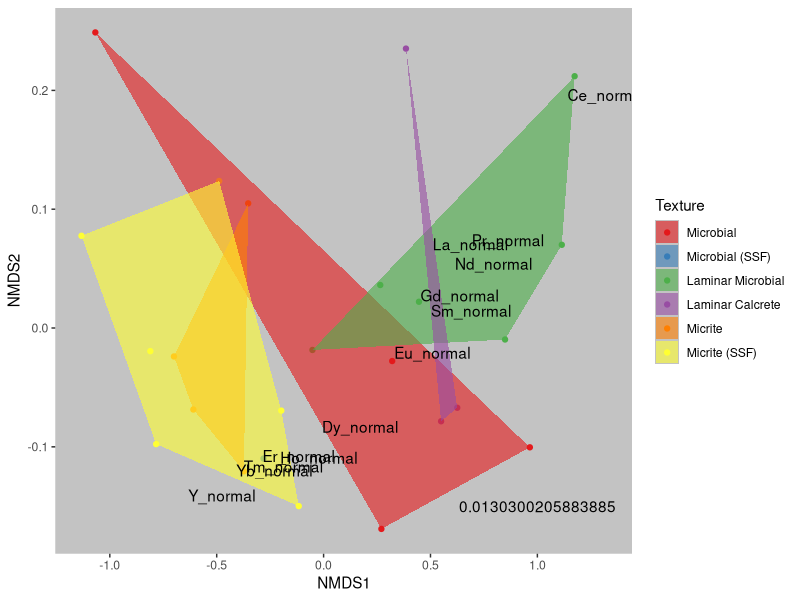

This figure's R source:
## ---- chunk 1
knitr::opts_chunk$set(echo = TRUE)
library(tidyverse)
library(readxl)
library(vegan)
## ---- chunk 2
all_data <- read_excel("ree_data_r.xlsx", 1)
cement_data <- read_excel("ree_data_r.xlsx", 2)
## ---- chunk 3
attach(all_data)
normalize <- all_data %>%
  left_join(cement_data, by = c("Sample" = "Sample")) %>% #attach cement to each observation
  filter(Cement != "Manganese") %>% #removes manganese samples
  mutate(Y_normal = Y_ppm/27.31, La_normal = La_ppm/44.56, Ce_normal = Ce_ppm/88.25, Pr_normal = Pr_ppm/10.15, Nd_normal = Nd_ppm/37.32, Sm_normal = Sm_ppm/6.884, Eu_normal = Eu_ppm/1.215, Gd_normal = Gd_ppm/6.043, Dy_normal = Dy_ppm/5.325, Ho_normal = Ho_ppm/1.052, Er_normal = Er_ppm/3.075, Tm_normal = Tm_ppm/0.4510, Yb_normal = Yb_ppm/3.012, Lu_normal = Lu_ppm/0.4386) %>% #normalize values using PAAS data from Pourmand et al. 2012
    select("Sample", "Cement", "La_normal", "Ce_normal", "Pr_normal", "Nd_normal", "Sm_normal", "Eu_normal",  "Gd_normal","Dy_normal", "Y_normal", "Ho_normal", "Er_normal", "Tm_normal", "Yb_normal")#filter out non normalized values and Lu
normalize$Cement = factor(normalize$Cement, levels = c("Micrite (SSF)", "Micrite", "Laminar Calcrete", "Laminar Microbial", "Microbial (SSF)", "Microbial"))
## ---- chunk 4
ree_matrix <- as.matrix(normalize[,3:ncol(normalize)])
set.seed(123)
nmds = metaMDS(ree_matrix, distance = "bray")
nmds
## ---- chunk 5
data_scores = as.data.frame(scores(nmds)$sites)
data_scores$Sample = normalize$Sample
data_scores$Cement = normalize$Cement

species_scores <- as.data.frame(scores(nmds, "species"))
species_scores$species <- rownames(species_scores)

hull <- data_scores %>%
  group_by(Cement) %>%
  slice(chull(NMDS1, NMDS2))
## ---- chunk 6
nmds_plot <- ggplot(data_scores, aes(x = NMDS1, y = NMDS2)) +
  geom_point(aes(color = forcats::fct_rev(Cement))) +
  geom_polygon(data = hull, alpha = .6, aes(fill = forcats::fct_rev(Cement))) +
  geom_text(data = species_scores, color = "black", aes(x = NMDS1, y = NMDS2, label = species)) +
  annotate(geom = "text", x = 1, y = -.15, label = nmds$stress, color = "black") +
  scale_color_brewer(palette = "Set1", name = "Texture") +
  scale_fill_brewer(palette = "Set1", name = "Texture") +
  theme(
    panel.background = element_rect(fill = "#C3C3C3"),
    panel.grid = element_blank(),
    legend.key = element_rect(fill = "#C3C3C3")
  )
nmds_plot
